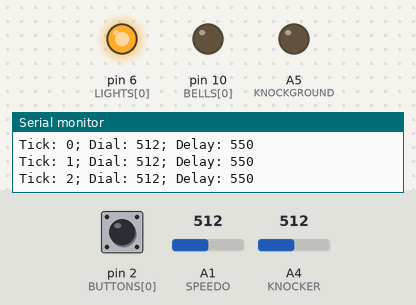
The sketch below on a simulated Arduino Uno, built with avr-gcc and run on an emulated ATmega328P. Parts: output pins drawn as LEDs (lit = HIGH), the last lines printed to the serial monitor. Dashed ring = blinking. The test bench sets the inputs (shaded band); at power-on: A1 (SPEEDO) = 512, pin 2 (BUTTONS[0]) HIGH, A4 (KNOCKER) = 512.

Above: at 2.4 s.
2.5 s: A1 (SPEEDO) set to 122
At 2.95 s:
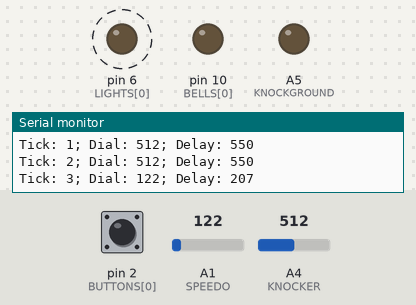
5.6 s: pin 2 (BUTTONS[0]) pulled LOW for 0.65 s
8.7 s: pin 2 (BUTTONS[0]) pulled LOW for 3.2 s
At 11.06 s:
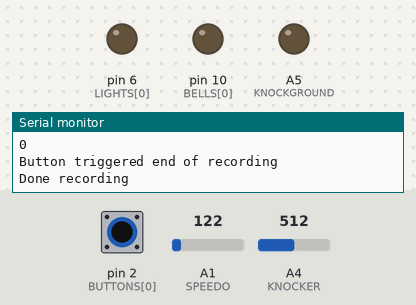
13.4 s: A1 (SPEEDO) set to 0
At 13.65 s:
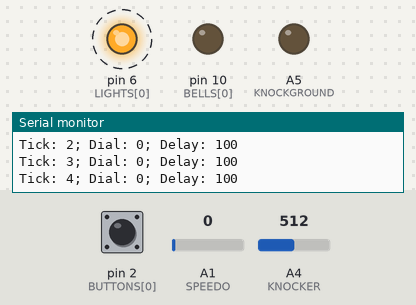
Timing chart, 0 to 17.5 s (numbered marks = the images above; inputs shaded):
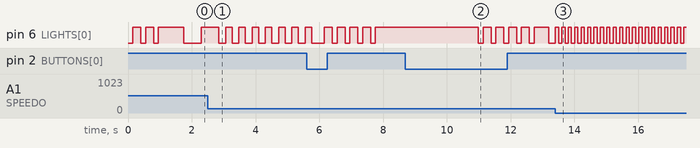

Measured:
- after the input at 2.5 s, pin 6 (LIGHTS[0]): alternates HIGH for 0.21 s and LOW for 0.21 s, starting after 0.56 s
- after the input at 8.7 s, pin 6 (LIGHTS[0]): goes 4 × (LOW 0.15 s, HIGH 0.25 s), LOW 0.15 s, HIGH 0.46 s, then LOW, starting after 2.3 s
- after the input at 13.4 s, pin 6 (LIGHTS[0]): alternates HIGH for 0.10 s and LOW for 0.10 s, starting after 0.11 s

The sketch:

beatbox.ino
```cpp
// The number of instruments to manage.
// Changing this number also requires updates
// to the pin settings for buttons, lights, and bells.
const int INSTRUMENTS = 1;
// The maximum length of a song in ticks
const long MAX_TICKS = 1024;

// Used to pulse the beat,
const int TICKS_PER_BEAT = 8;

// How long in ms to ring the bell
const int BELL_TIME = 50;

const int RECORDING_LOOP_DELAY = 10;
const int MIN_TICK_DELAY = 100;
const int MAX_TICK_DELAY = 1000;

// Required duration of a button press for recording
const float STATE_CHANGE_DEBOUNCE = 00;

// Pin assigments
const int BUTTONS[INSTRUMENTS] = {2};
const int LIGHTS[INSTRUMENTS] = {6};
const int BELLS[INSTRUMENTS] = {10};

const int KNOCKER = A4;
const int KNOCKGROUND = A5;
const int SPEEDO = A1;

// Adjust this based on the sensitivity of the piezo sensor, Higher numbers decreases sensitivity
int knockThreshold = 300;

// The delay between ticks
long tickDelay = 200;
// This can change based on recording. Start
// with a one-beat song
long songLength = TICKS_PER_BEAT;

// When a button was first pressed.
long buttonPressStart = -1;
// The instrument index for a button press
int buttonPressed = -1;
// When a stateChange last began
long stateChangeTime = -1;

// The minimum time a playback or recording can occur before switching states
const int MIN_STATE_CHANGE_TIME = 5000;

// Stores whether an instrument is on or off at a particular tick
boolean song[INSTRUMENTS][MAX_TICKS];


void setup() {
  Serial.begin(9600);
  Serial.println("Starting beatbox");
  for (int i=0; i<INSTRUMENTS; i++) {
    pinMode(LIGHTS[i], OUTPUT);
    pinMode(BELLS[i], OUTPUT);
    pinMode(BUTTONS[i], INPUT);
    blink(LIGHTS[i], 3);
  }
  pinMode(KNOCKGROUND, OUTPUT);
  digitalWrite(KNOCKGROUND, LOW);
}

void loop() {
//  isKnocking();
  playback();
}


boolean isKnocking() {
  int samples = 100; // readings
  int high = 0;
  int low = 1023;
  int range = 0;

  for (int i=0; i<samples; i++) {
    int reading = analogRead(KNOCKER);
    if (reading > high) {
      high = reading;
    }
    if (reading < low) {
      low = reading;
    }
  }

  range = high - low;
  Serial.println(range);

  delay(1);
  return range > knockThreshold;
}

boolean stateChangeTriggered(int index) {
  if (stateChangeTime > 0 && millis() - stateChangeTime < MIN_STATE_CHANGE_TIME ) {
    return false;
  }

  if (buttonPressed >= 0 && buttonPressed != index) {
    // This isn't the button we're looking for
    return false;
  }

  boolean down = digitalRead(BUTTONS[index]) == LOW;
  if (buttonPressed < 0 && down) {
    // The button has been pressed. Start tracking
    buttonPressed = index;
    buttonPressStart = millis();
    Serial.print("Tracking button ");
    Serial.println(index);
    return false;
  }

  // From this point on, we're looking at a button that's being tracked.
  if (buttonPressed == index) {
    long diff = millis() - buttonPressStart;
    if (diff > STATE_CHANGE_DEBOUNCE) {
      buttonPressed = -1;
      buttonPressStart = -1;
      stateChangeTime = millis();
      return true;
    }
    if (!down) {
      buttonPressed = -1;
      buttonPressStart = -1;
      return false;
    }
  }

  // Otherwise, keep tracking the current button.
  return false;
}

void playback() {
  for (int tick=0; tick<songLength; tick++) {
    // read any adjustment to the speed of the playback.
    int dial = analogRead(SPEEDO);
    tickDelay = map(dial, 0, 1023, MIN_TICK_DELAY, MAX_TICK_DELAY);
    Serial.print("Tick: ");
    Serial.print(tick);
    Serial.print("; Dial: ");
    Serial.print(dial);
    Serial.print("; Delay: ");
    Serial.println(tickDelay);

    boolean rung = false;
    for (int index=0; index<INSTRUMENTS; index++) {
      if (stateChangeTriggered(index)) {
        record(index);
        return;
      }

      boolean ring = song[index][tick];
      if (ring) {
        rung = true;
      }

      digitalWrite(BELLS[index], ring);
      digitalWrite(LIGHTS[index], (tick % 2 == 0));
    }
    if (rung) {
      delay(BELL_TIME);
      for (int index=0; index<INSTRUMENTS; index++) {
        digitalWrite(BELLS[index], LOW);
      }
      // Account for the time it takes to ring the bell in the delay
      delay(tickDelay - BELL_TIME);
    }
    else {
      delay(tickDelay);
    }
  }
}


void blink(int pin, int times) {
   for (int i=0; i<times; i++) {
     digitalWrite(pin, LOW);
     delay(150);
     digitalWrite(pin, HIGH);
     delay(250);
   }
}


void record(int index) {

  Serial.print("Starting recording for instrument ");
  Serial.println(index);
  long start = millis();
  long elapsed = 0;
  long maxTime = tickDelay * MAX_TICKS;
  int light = LIGHTS[index];
  int button = BUTTONS[index];
  boolean recording = true;
  boolean knocked = false;

  // reset the song
  for (int i=0; i<MAX_TICKS; i++) {
    song[index][i] = false;
  }
  Serial.print("Listening until ");
  Serial.print(maxTime);
  Serial.println("ms elapse");

  // Blink to indicate recording
  blink(light, 5);

  // record the new song
  digitalWrite(light, HIGH);
  while (recording && elapsed < maxTime) {
    knocked = isKnocking();
    elapsed = millis() - start;

    if (knocked) {
      // map the time passed to the appropriate tick
      long k = map(elapsed, 0, maxTime - 1, 0, MAX_TICKS - 1);
      song[index][k] = true;
      if (k > songLength) {
        int adjustment = k % TICKS_PER_BEAT;
        songLength = k + adjustment;
        Serial.print("Song length bumped up to ");
        Serial.println(songLength);
      }
      digitalWrite(light, LOW);
      delay(RECORDING_LOOP_DELAY);
    } else {
      digitalWrite(light, HIGH);
    }

    if (stateChangeTriggered(index)) {
      Serial.println("Button triggered end of recording");
      recording = false;
    }
  }

  Serial.println("Done recording");

  // Blink thrice to indicate finishing
  blink(light, 5);

  playback();
}
```
